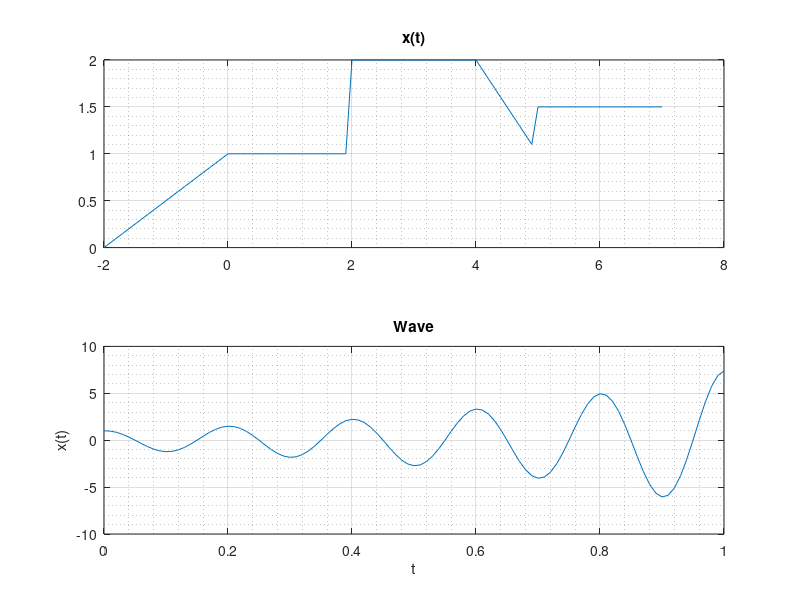

Write MATLAB code to recreate this figure.
%figure of X(t) unitstep function
%X=(1/2).*(t+2).*(unitstep)
clc;

% figure(1);
t= [-2:0.1:7];

unitstep = t+2>=0;
unitstep1= t>=0;
unitstep2= t-2>=0;
unitstep3= t-4>=0;
unitstep4= t-5>=0;

x= (1/2).*(t+2).*(unitstep)-(1/2).*(t).*unitstep1+unitstep2-(t-4).*unitstep3+(1/2).*(t-5).*unitstep4+(1/2).*(t-4).*unitstep4;

subplot(211)
plot(t,x);
grid on;
grid("minor");
title('x(t)');

%figure(2) of t define wave.
t=[0:0.01:1];
x = exp(2*t).*cos(10*pi*t);

subplot(212)
plot(t,x);
xlabel('t');
ylabel('x(t)');
grid on;
grid("minor"); 
title('Wave')
